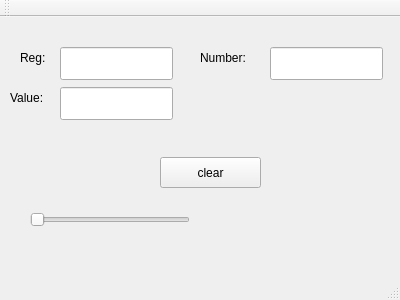
<?xml version="1.0" encoding="UTF-8"?>
<ui version="4.0">
 <class>MainWindow</class>
 <widget class="QMainWindow" name="MainWindow">
  <property name="geometry">
   <rect>
    <x>0</x>
    <y>0</y>
    <width>400</width>
    <height>300</height>
   </rect>
  </property>
  <property name="windowTitle">
   <string>MainWindow</string>
  </property>
  <widget class="QWidget" name="centralWidget">
   <widget class="QLineEdit" name="lineEditValue">
    <property name="geometry">
     <rect>
      <x>60</x>
      <y>70</y>
      <width>113</width>
      <height>33</height>
     </rect>
    </property>
   </widget>
   <widget class="QLineEdit" name="lineEditReg">
    <property name="geometry">
     <rect>
      <x>60</x>
      <y>30</y>
      <width>113</width>
      <height>33</height>
     </rect>
    </property>
   </widget>
   <widget class="QLabel" name="label">
    <property name="geometry">
     <rect>
      <x>10</x>
      <y>70</y>
      <width>68</width>
      <height>21</height>
     </rect>
    </property>
    <property name="text">
     <string>Value:</string>
    </property>
   </widget>
   <widget class="QLabel" name="label_2">
    <property name="geometry">
     <rect>
      <x>20</x>
      <y>30</y>
      <width>68</width>
      <height>21</height>
     </rect>
    </property>
    <property name="text">
     <string>Reg:</string>
    </property>
   </widget>
   <widget class="QPushButton" name="pushButton">
    <property name="geometry">
     <rect>
      <x>160</x>
      <y>140</y>
      <width>101</width>
      <height>31</height>
     </rect>
    </property>
    <property name="text">
     <string>clear</string>
    </property>
   </widget>
   <widget class="QLineEdit" name="lineEditNumber">
    <property name="geometry">
     <rect>
      <x>270</x>
      <y>30</y>
      <width>113</width>
      <height>33</height>
     </rect>
    </property>
   </widget>
   <widget class="QLabel" name="label_3">
    <property name="geometry">
     <rect>
      <x>200</x>
      <y>30</y>
      <width>68</width>
      <height>21</height>
     </rect>
    </property>
    <property name="text">
     <string>Number:</string>
    </property>
   </widget>
   <widget class="QSlider" name="horizontalSlider">
    <property name="geometry">
     <rect>
      <x>30</x>
      <y>190</y>
      <width>160</width>
      <height>26</height>
     </rect>
    </property>
    <property name="maximum">
     <number>250</number>
    </property>
    <property name="orientation">
     <enum>Qt::Horizontal</enum>
    </property>
   </widget>
  </widget>
  <widget class="QMenuBar" name="menuBar">
   <property name="geometry">
    <rect>
     <x>0</x>
     <y>0</y>
     <width>400</width>
     <height>27</height>
    </rect>
   </property>
  </widget>
  <widget class="QToolBar" name="mainToolBar">
   <attribute name="toolBarArea">
    <enum>TopToolBarArea</enum>
   </attribute>
   <attribute name="toolBarBreak">
    <bool>false</bool>
   </attribute>
  </widget>
  <widget class="QStatusBar" name="statusBar"/>
 </widget>
 <layoutdefault spacing="6" margin="11"/>
 <resources/>
 <connections/>
</ui>
